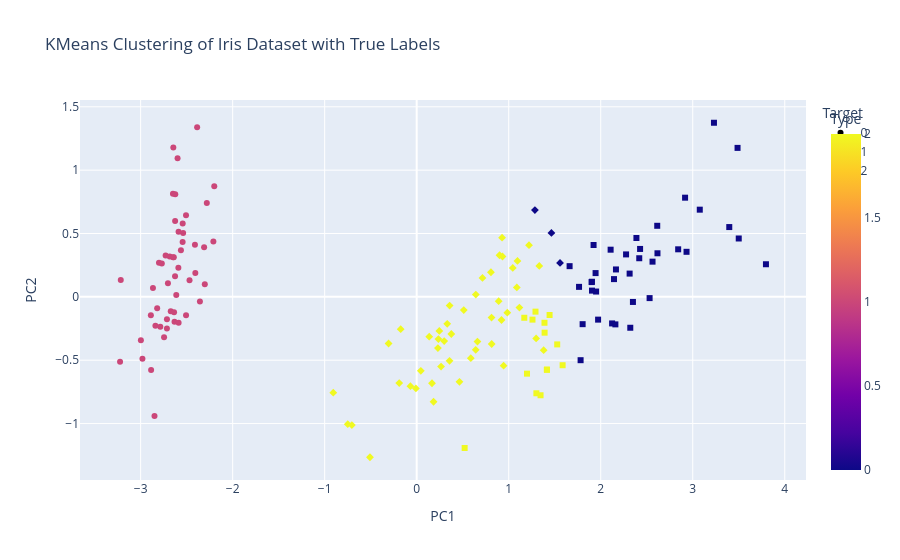

The notebook cell this image was saved under:
### Code cell
df_plot = pd.DataFrame({"PC1": x_pca[:, 0], "PC2": x_pca[:, 1], "Type": cluster, "Target": y.astype(str)})
px.scatter(df_plot, x="PC1", y="PC2", color="Type", symbol="Target", title="KMeans Clustering of Iris Dataset with True Labels")
